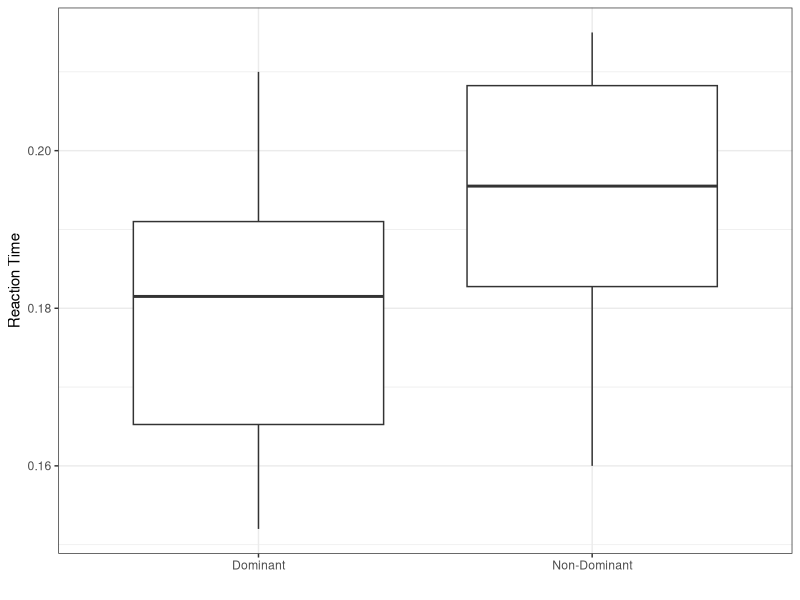
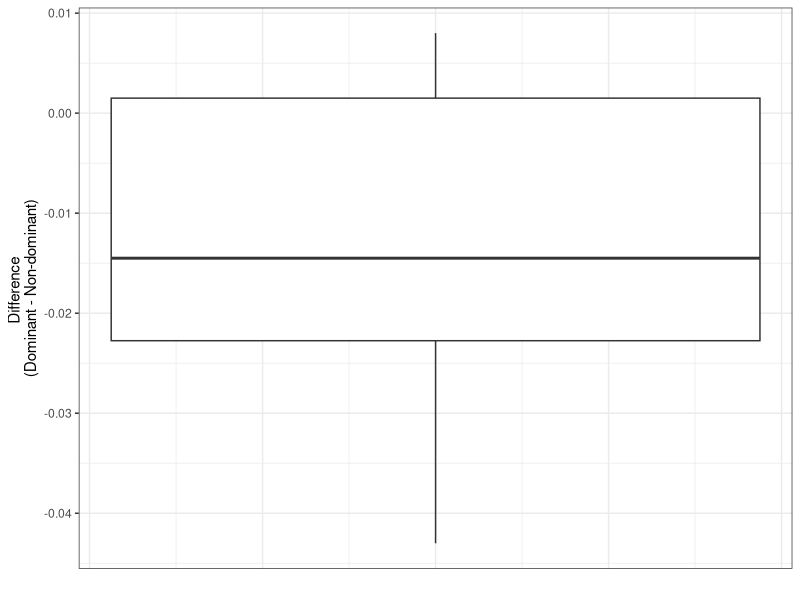

R code for these plots, in order:
## ---- chunk 1
library(tidyverse)
rbc <- c(8.59, 8.64, 7.43, 7.21, 6.39, 6.87, 7.89, 9.79, 6.85, 7.54, 7.00, 8.80, 9.30, 8.03, # space
         8.65, 6.99, 8.40, 9.66, 7.14, 7.62, 7.44, 8.55, 8.70, 9.14, 7.33, 8.58, 9.88, 9.94) # earth
rat <- c(rep("Space", 14), rep("Earth", 14)) # enter identifier 
data <- tibble(rat, rbc) # create dataset
t.test(rbc ~ rat, data = data, conf.level = 0.99)
## ---- chunk 2
head(data, n=3)
## ---- chunk 3
head(data, n=3)
## ---- chunk 4
t.test(rbc ~ rat,
       data = data,
       mu = 0,
       alternative = "two")
## ---- chunk 5
worms <- c(18, 43, 28, 50, 16, 32, 13, 35, 38, 33,  6,  7,
           40, 54, 26, 63, 21, 37, 39, 23, 48, 58, 28, 39)
trt <- c(rep("Treated", 12), rep("Not", 12))
data <- tibble(worms, trt)
head(data)
## ---- chunk 6
t.test(data$worms, conf.level = 0.9)
## ---- chunk 7
worms_trt <- data %>% filter(trt == "Treated") # only treated sheep
t.test(worms_trt$worms)[5] # mean only
t.test(worms_trt$worms, conf.level = 0.9)[4] # CI only
## ---- chunk 8
worms_untrt <- data %>% filter(trt == "Not") # only untreated sheep
t.test(worms_untrt$worms)[5] # mean only
t.test(worms_untrt$worms, conf.level = 0.9)[4] # CI only
## ---- chunk 9
t.test(worms ~ trt,
       data = data,
       conf.level = 0.90)
## ---- chunk 10
t.test(worms ~ trt,
       data = data,
       conf.level = 0.9,
       mu = 5,
       alternative = "greater")
## ---- chunk 11
library(tidyverse)
## ---- chunk 12
g1 <- c(17.6, 20.2, 19.5, 11.3, 13.0, 
        16.3, 15.3, 16.2, 12.2, 14.8, 
        21.3, 22.1, 16.9, 17.6, 18.4)
g2 <- c(17.3, 19.1, 18.4, 11.5, 12.7, 
        15.8, 14.9, 15.3, 12.0, 14.2, 
        21.0, 21.0, 16.1, 16.7, 17.5)
garage <- tibble(g1, g2)
## ---- chunk 13
t.test(garage$g1, garage$g2, 
       paired = TRUE, 
       conf.level = 0.95)
## ---- chunk 14
t.test(garage$g1, garage$g2,
       paired = TRUE,
       mu = 0,
       alternative = "greater")
## ---- chunk 15
dom <- c(0.177, 0.210, 0.186, 0.189, 0.198, 0.194, 
         0.160, 0.163, 0.166, 0.152, 0.190, 0.172)
non <- c(0.179, 0.202, 0.208, 0.184, 0.215, 0.193, 
         0.194, 0.160, 0.209, 0.164, 0.210, 0.197)
students <- tibble(dom, non)
## ---- chunk 16
students <- students %>% 
  mutate(d = dom - non) # create the difference

head(students, n = 3) # view the dataset on the slide
## ---- chunk 17
students %>% ggplot(aes()) +
  geom_boxplot(aes(y = dom, x = "Dominant")) +
  geom_boxplot(aes(y = non, x = "Non-Dominant")) +
  labs(x = "",
       y = "Reaction Time") +
  theme_bw() 
## ---- chunk 18
students %>% ggplot(aes(y = d)) +
  geom_boxplot() +
  labs(x = "",
       y = "Difference \n(Dominant - Non-dominant)") +
  theme_bw() +
  theme(axis.text.x = element_blank(),
        axis.ticks.x = element_blank())
## ---- chunk 19
students %>% summarize(mean(dom), sd(dom), # summary of dominant hand
                       mean(non), sd(non), # summary of non-dominant hand
                       mean(d), sd(d)) # summary of difference
## ---- chunk 20
t.test(students$dom, students$non, 
       paired = TRUE, 
       conf.level = 0.99)
## ---- chunk 21
t.test(students$dom, students$non, 
       paired = TRUE, 
       mu = 0,
       alternative = "two")
